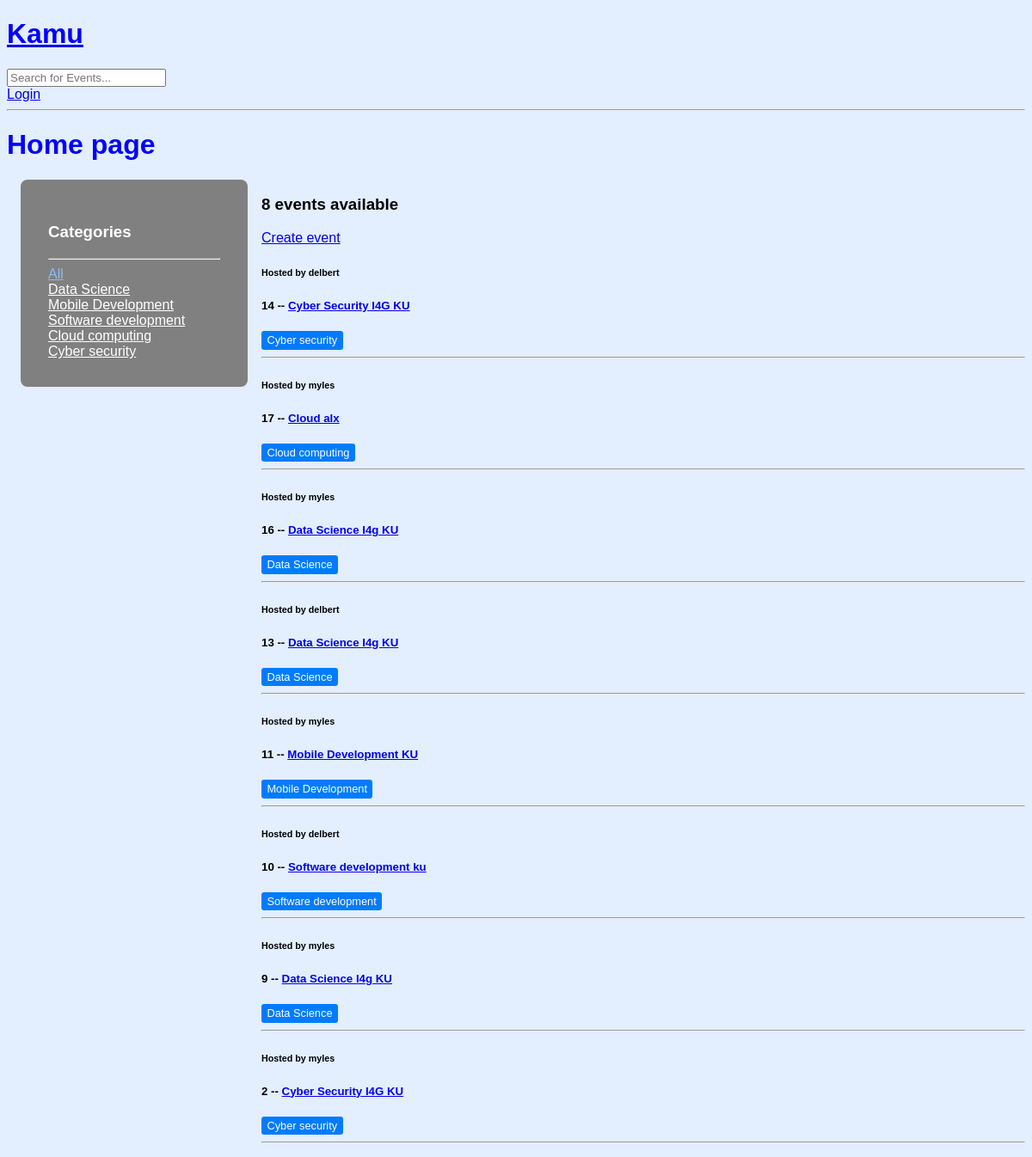
Before: / with the older database file.
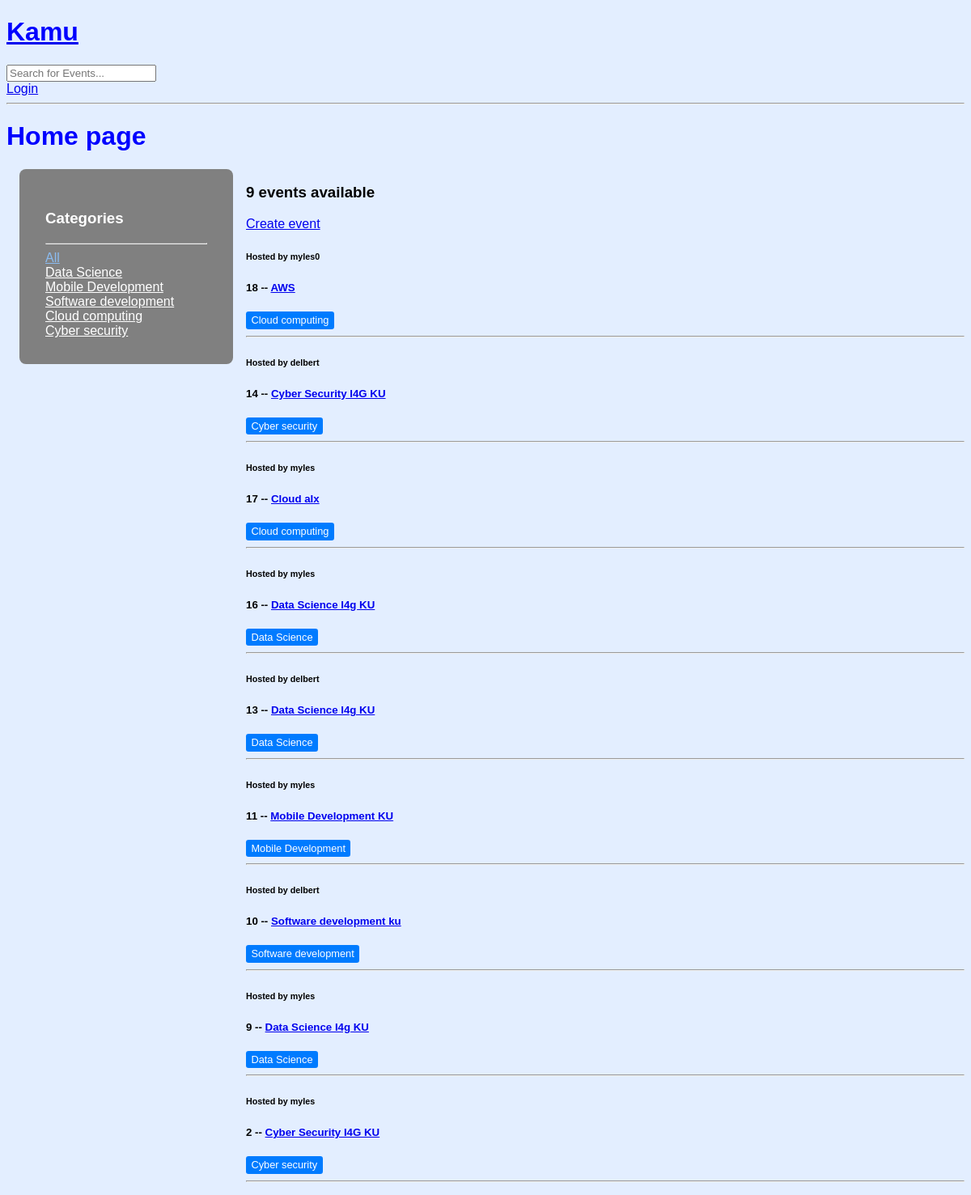
After: the same page with the newer database file.
### base/models.py (models this page shows, shortened)
class Topic(models.Model):
    name = models.CharField(max_length=100)

class Event(models.Model):
    host = models.ForeignKey(User, on_delete=models.SET_NULL, null=True)
    topic = models.ForeignKey(Topic, on_delete=models.SET_NULL, null=True)
    name = models.CharField(max_length=50)
    description = models.TextField(null=True, blank=True)
    updated = models.DateTimeField(auto_now=True)
    created = models.DateTimeField(auto_now_add=True)
    class Meta:
        ordering = ['-updated', '-created']

### base/views.py (the view)
# urls.py: path('', views.home, name="home"),
def home(request):
    events = Event.objects.all()
    topics = Topic.objects.all()
    q = request.GET.get('q') if request.GET.get('q') != None else '' #variable to query
    events = Event.objects.filter(Q(topic__name__icontains=q) | Q(name__icontains=q) | Q(host__username__icontains=q)) #Filters the events according to the topic name
    event_count = events.count()
    context = {'events': events, 'topics':topics, 'event_count':event_count}
    return render(request, 'base/home.html',context)

### base/templates/base/home.html (shortened to what this page needs)
{% extends 'main.html'  %}
{% block content  %}
<h1>Home page</h1>
<div class="home-container">
    <div class="categories">
        <h3>Categories</h3>
        <hr>
        <div>
            <a href="{% url 'home'%}" class="category-link{% if not request.GET.q %} active{% endif %}">All</a>
          </div>
          {% for topic in topics%}
            <div>
                  <a href="{% url 'home'%}?q={{topic.name}}" class="category-link{% if request.GET.q == topic.name %} active{% endif %}">{{topic.name}}</a>
            </div>
          {% endfor %}
    </div>
    <div>
        <h3> {{event_count}} events available</h3>
        <a href="{% url 'create-event' %}">Create event</a>
    {% for event in events %}
    <div>
        <h6>Hosted by {{event.host.username}}</h6>
        <h5> {{event.id}} -- <a href="{% url 'event' event.id %}"> {{event.name}}</a></h5>
        <small class="badge">{{event.topic.name}}</small>
        <hr>
    </div>
    {% endfor %}
    </div>
</div>
{%  endblock %}

### base/templates/main.html (shortened to what this page needs)
{% load static %}
<!DOCTYPE html>
<html lang="en">
<head>
    <link rel="stylesheet" href="{% static 'styles/index.css' %}">
    <link rel="stylesheet" href="{% static 'styles/index.css' %}">
</head>
<body>
{% include 'nav.html'  %}
{% block content  %}
{%  endblock %}
</body>
</html>

### base/templates/nav.html
<a href="/">
    <h1>Kamu</h1>
</a>
<form action="{% url 'home' %}" method="get">
    <input type="text" name="q" placeholder="Search for Events...">
</form>
{% if request.user.is_authenticated %}
<a href="{% url 'logout' %}">Logout</a>
{% else %}
<a href="{% url 'login' %}">Login</a>
{% endif %}
<hr>

### static/styles/index.css (style rules this page uses)
body { background-color: #e3eeff; font-family: Arial, Helvetica, sans-serif; }
h1 { color: blue; }
.badge { display: inline-block; padding: 0.25em 0.5em; background-color: #007bff; color: #fff; font-size: 0.8em; border-radius: 0.25em; }
.categories { background-color: grey; color: white; padding: 2rem; margin: 0 1rem; border-radius: 0.5rem; height: max-content; }
.category-link { color: white; }
.category-link.active { color:#8bbcf1 ; }

### base/templates/base/home.html (style rules this page uses)
.home-container { display: grid; grid-template-columns: 1fr 3fr; }

Changed rows visible on the page:
added Event: host.username "myles0", id "18", name "AWS", topic.name "Cloud computing"
Other visible differences:
{{ event_count }}: "8" → "9"
